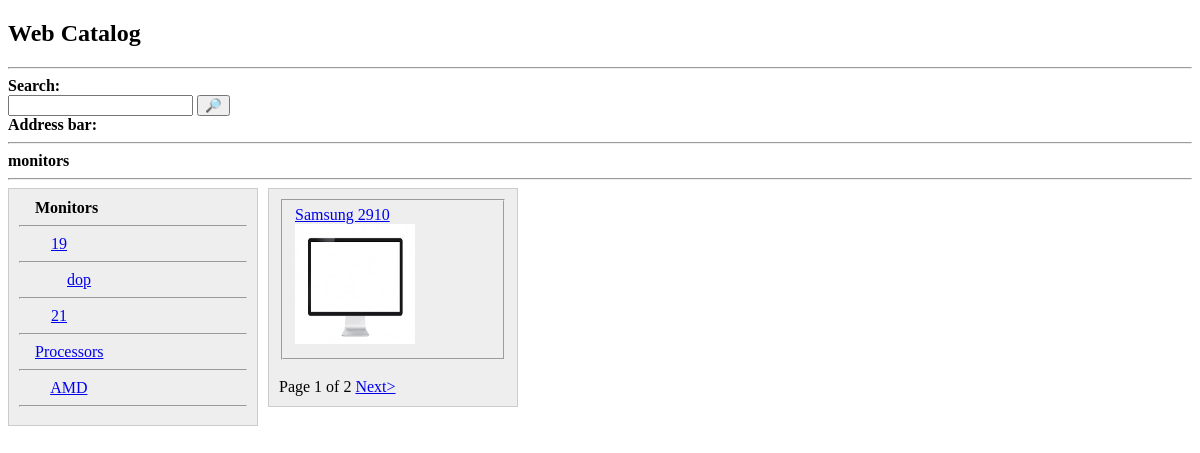
Screenshot of /monitors with the database file from the repository.
### catalog/models.py (models this page shows, shortened)
class Category(models.Model):
    name = models.CharField('Category', max_length=250)
    slug = models.SlugField(max_length=50)
    img_category = models.ImageField(upload_to='img/')
    parent = models.ForeignKey('self', null=True, blank=True, related_name='children', on_delete=models.CASCADE)
    def get_slug(self):
        all_objects = all_parents(self, Category.objects.all(), type_list='slug')
        slug = '/'.join(all_objects)
        return '/%s' % str(slug)
    def count_spaces(self):
        spaces = []
        slug = self.get_slug()
        for _ in range(slug.count('/')):
            spaces.append('')
        return spaces

class Product(models.Model):
    feature_prod = models.ForeignKey(Category, on_delete=models.CASCADE, related_name='get_category')
    name_prod = models.CharField('Name Product', max_length=200)
    image = models.ImageField(upload_to='img/')
    text = models.TextField(null=True)
    def get_slug(self):
        return str('/prod_id/%s' % self.id)

### catalog/views.py (the view)
# urls.py: url(r'(?P<slug>[\w|/]+)$', views.products, name='products')
def products(request, slug):
    categories = Category.objects.all()
    category = re.split(r'/', str(slug))
    if len(category) != 1:
        category = str(category[-1])
    else:
        category = category[0]
    category = Category.objects.filter(slug=category)
    selected = category[0]
    address = all_parents(category[0], categories)
    prod = []
    for category in all_children(category, categories):
        for product in Product.objects.filter(feature_prod=category):
            prod.append(product)
    product = get_pages(request, prod, 1)
    context = {'all_product': product, 'all_category': get_tree(categories),
               'selected': selected, 'address': address, 'page': product}
    html = render_to_string('blockcontent.html', context=context)
    if request.method == 'POST':
        return JsonResponse({'html': html})
    return render(request, 'catalog/list.html', context)

### catalog/functions.py (called while the page is built)
def get_pages(request, objects, count_pages):
    paginator = Paginator(objects, count_pages)
    page = request.GET.get('page')
    try:
        product = paginator.page(page)
    except PageNotAnInteger:
        product = paginator.page(1)
    except EmptyPage:
        product = paginator.page(paginator.num_pages)
    return product

def recursion(obj_parent, all_categories, tree):
    if obj_parent not in tree:
        tree.append(obj_parent)
    for cat in all_categories:
        if cat.parent_id == obj_parent.id:
            recursion(cat, all_categories, tree)

def all_children(parents, categories):
    tree = []
    for parent in parents:
        recursion(parent, categories, tree)
    return tree

def get_tree(categories):
    tree = []
    for parent in categories:
        if not parent.parent_id:
            recursion(parent, categories, tree)
    return tree

def all_parents(selected, categories, type_list='obj'):
    list_parents = []
    def search(obj_child, all_categories, list_p):
        if obj_child not in list_p:
            if type_list == 'obj':
                list_p.append(obj_child)
            else:
                list_p.append(obj_child.slug)
        for category in all_categories:
            if category.id == obj_child.parent_id:
                search(category, all_categories, list_p)
    search(selected, categories, list_parents)
    return list_parents[::-1]

### testproj/templates/blockcontent.html (shortened to what this page needs)
<b>
    {% for category in address %}
            {% if category != selected %}
                <a class="cat" href="{{category.get_slug}}">{{category.slug}}/</a>
            {% else %}
                {{category.slug}}
            {% endif %}
    {% endfor %}
</b>
<hr>
<div class="parent">
        <div class="menu">
        {% for category in all_category %}
            {% if category != selected %}
                <a class="cat" href="{{category.get_slug}}">{{category.name}}</a>
            {%  else %}
                <b>{{category.name}}</b>
            {% endif %}
            <br><hr>
    {% endfor %}
    </div>
    <div class="main">
        {% if all_product %}
            {% for product in all_product %}
                <fieldset>
                    <legent><a class="product" href="{{product.get_slug}}">{{product.name_prod}}</a></legent>
                    <img src="{{product.image.url}}" alt="My image" width="120" height="120" >
                </fieldset>
            {% endfor %}
        {% else %}
            No products.
        {% endif %}
        <br>
    <div class="paginattion">
    <span class="step-links">
            <span class="current">
                Page {{ page.number }} of {{ page.paginator.num_pages}}
            </span>
            {% if page.has_next %}
                <a href="?page={{ page.next_page_number }}
">Next></a>
            {% endif %}
        </span>
    </div>
    </div>
</div>

### testproj/templates/blockcontent.html (style rules this page uses)
.parent > div { background: #eee; float: left; width: 250px; margin-right: 10px; padding: 10px; border: 1px solid #ccc; -webkit-box-sizing: border-box; -moz-box-sizing: border-box; box-sizing: border-box; }

### rows the page displays
Category: slug "monitors", name "Monitors"
Category: name "19"
Category: name "dop"
Category: name "21"
Category: name "Processors"
Category: name "AMD"
Product: name_prod "Samsung 2910", image (picture)

### other values shown
{{ page.number }} "1"
{{ page.paginator.num_pages }} "2"
